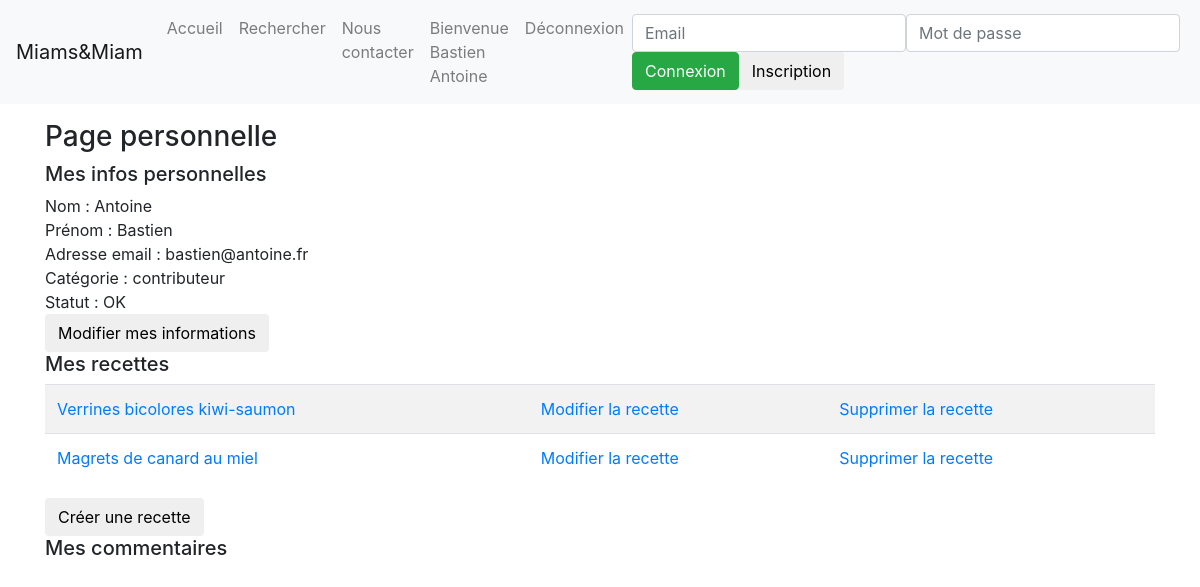
Screenshot of /page_perso.php (signed in) with the database file from the repository.
### tables this page shows
CREATE TABLE `utilisateurs` (
  `id` int(11) NOT NULL,
  `nom` varchar(255) NOT NULL,
  `prenom` varchar(255) NOT NULL,
  `email` varchar(255) NOT NULL,
  `mdp` varchar(255) NOT NULL,
  `type` varchar(255) NOT NULL,
  `statut` varchar(255) NOT NULL
);

CREATE TABLE `recettes` (
  `id` int(11) NOT NULL,
  `nom` varchar(255) NOT NULL,
  `entree` tinyint(1) NOT NULL,
  `plat` tinyint(1) NOT NULL,
  `dessert` tinyint(1) NOT NULL,
  `cout` int(11) NOT NULL,
  `difficulte` int(11) NOT NULL,
  `idAuteur` int(11) NOT NULL,
  `temps` int(11) NOT NULL,
  `ingredients` text NOT NULL,
  `recette` text NOT NULL
);

### page_perso.php (the view, shortened to what this page needs)
<!doctype html>
<html lang="fr">
<head>
	<?php include("includes/header.php"); ?>
</head>
<body>
	<?php include("includes/navigation.php"); ?>
	<div class="container">
		<div class="row">
			<div class="col-lg-12">
				<p>
					<?php include("includes/connexionpdo.php"); ?>
					<h3>Page personnelle</h3>
					<h5>Mes infos personnelles</h5>
					<?php
						$query = $db->query("SELECT * FROM utilisateurs WHERE id = ".$_SESSION["idUtilisateur"]);
						$user = $query->fetchAll()[0];
					?>
					Nom : <?php echo $user["nom"]; ?><br/>
					Prénom : <?php echo $user["prenom"]; ?><br/>
					Adresse email : <?php echo $user["email"]; ?><br/>
					Catégorie : <?php echo $user["type"]; ?><br/>
					Statut : <?php echo $user["statut"]; ?><br/>
					<a href="modification_utilisateur.php?id=<?php echo $_SESSION["idUtilisateur"]; ?>"><button class="btn btn-default">Modifier mes informations</button></a>
					<h5>Mes recettes</h5>
					<table class="table table-striped">
					<?php
						$query = $db->query("SELECT id, nom FROM recettes WHERE idAuteur = ".$_SESSION["idUtilisateur"]);
						while($recette = $query->fetch()) {
							?>
								<tr>
									<td><a href="recette.php?id=<?php echo $recette["id"]; ?>"><?php echo $recette["nom"]; ?></a></td>
									<td><a href="modification_recette.php?id=<?php echo $recette["id"]; ?>">Modifier la recette</a></td>
									<td><a href="scripts/script_suppression_recette.php?id=<?php echo $recette["id"]; ?>">Supprimer la recette</a></td>
								</tr>
							<?php
						}
					?>
					</table>
					<a href="ajout_recette.php"><button class="btn btn-default">Créer une recette</button></a>
					<h5>Mes commentaires</h5>
				</p>
			</div>
		</div>
	</div>
</body>
</html>

### rows the page displays
utilisateurs: nom "Antoine", prenom "Bastien", email "bastien@antoine.fr", type "contributeur", statut "OK"
recettes: nom "Verrines bicolores kiwi-saumon"
recettes: nom "Magrets de canard au miel"

### other values shown
$_SESSION['prenom'] "Bastien"
$_SESSION['nom'] "Antoine"
